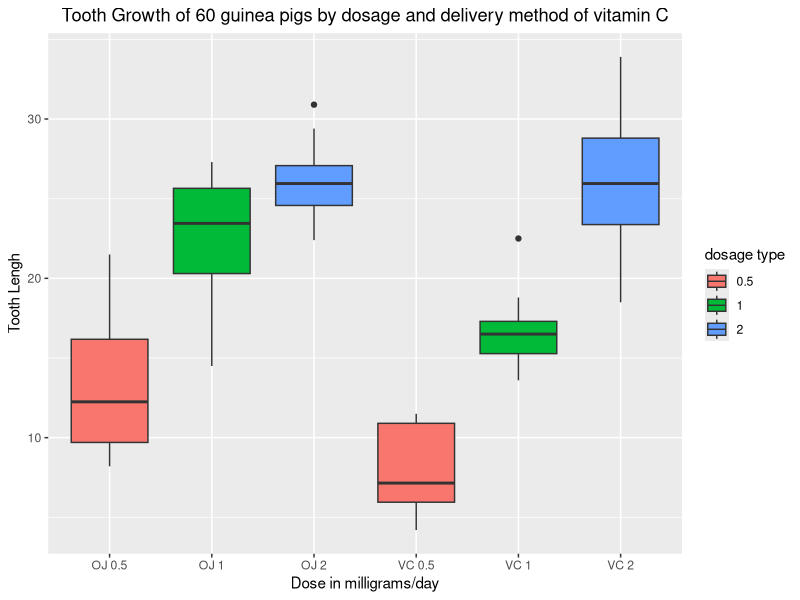

The R script that drew this image:
# Loading reqiured libraries and the dataset
library(ggplot2)
data('ToothGrowth')

# Basic Summary and Structure of the Data
head(ToothGrowth)
str(ToothGrowth)
summary(ToothGrowth)
dim(ToothGrowth)

# Basic Exploratory Analysis 
g<- ggplot(data=ToothGrowth, aes(x=paste(supp,dose),y=len, fill=factor(dose)))
g<- g+geom_boxplot()
g<- g+labs(title= "Tooth Growth of 60 guinea pigs by dosage and delivery method of vitamin C", x = "Dose in milligrams/day", y = "Tooth Lengh")
g<- g+scale_fill_discrete(name="dosage type")
g<- g+theme(plot.title=element_text(hjust=0.5))
print(g)

# Data Manipulation to Separated Data by Dosage
data_0.5<-subset(ToothGrowth, dose==0.5)
data_1<-subset(ToothGrowth, dose==1)
data_2<-subset(ToothGrowth, dose==2)

# Performing T-test to Accept or Reject Hypothesis
t1<-t.test(len~supp, data=data_0.5)
t2<-t.test(len~supp, data=data_1)
t3<-t.test(len~supp, data=data_2)

# Creating Dataframes to Analyize the Results
Conclusion<-data.frame("p-value"=c(t1$p.value,t2$p.value,t3$p.value),
                       "Low-Confidence"=c(t1$conf.int[1],t2$conf.int[1],t3$conf.int[1]),
                       "High-Confidence"=c(t1$conf.int[2],t2$conf.int[2],t3$conf.int[2]),
                       "OJ mean" = c(t1$estimate[1],t2$estimate[1],t3$estimate[1]),
                       "VC mean" = c(t1$estimate[2],t2$estimate[2],t3$estimate[2]),
                       row.names = c("Dosage_.5","Dosage_1","Dosage_2"))

Conclusion

# Conclusion
# Since P value for dosage 0.5 and 1 are less than threshold value (0.5), we reject the null hypothesis which states that there is no relation between tooth growth and supplement method for 0.5 and 1mg dose.
# Since P value for dosage 2mg is greater than threshold value (0.5), we accept the null hypothesis which states that there is no relation between tooth growth and supplement method for 2mg dose.
# From datafarme last 2 columns, it is concluded that OJ provides more growth than VC when dosage is 0.5mg or 1mg